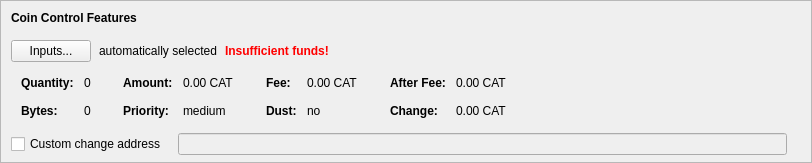
    <widget class="QFrame" name="frameCoinControl">
     <property name="sizePolicy">
      <sizepolicy hsizetype="Expanding" vsizetype="Expanding">
       <horstretch>0</horstretch>
       <verstretch>0</verstretch>
      </sizepolicy>
     </property>
     <property name="maximumSize">
      <size>
       <width>16777215</width>
       <height>16777215</height>
      </size>
     </property>
     <property name="frameShape">
      <enum>QFrame::StyledPanel</enum>
     </property>
     <property name="frameShadow">
      <enum>QFrame::Sunken</enum>
     </property>
     <layout class="QVBoxLayout" name="verticalLayoutCoinControl2">
      <property name="spacing">
       <number>0</number>
      </property>
      <property name="leftMargin">
       <number>0</number>
      </property>
      <property name="topMargin">
       <number>0</number>
      </property>
      <property name="rightMargin">
       <number>0</number>
      </property>
      <property name="bottomMargin">
       <number>6</number>
      </property>
      <item>
       <layout class="QVBoxLayout" name="verticalLayoutCoinControl" stretch="0,0,0,0,1">
        <property name="spacing">
         <number>0</number>
        </property>
        <property name="leftMargin">
         <number>10</number>
        </property>
        <property name="topMargin">
         <number>10</number>
        </property>
        <item>
         <layout class="QHBoxLayout" name="horizontalLayoutCoinControl1">
          <property name="bottomMargin">
           <number>15</number>
          </property>
          <item>
           <widget class="QLabel" name="labelCoinControlFeatures">
            <property name="sizePolicy">
             <sizepolicy hsizetype="Preferred" vsizetype="Maximum">
              <horstretch>0</horstretch>
              <verstretch>0</verstretch>
             </sizepolicy>
            </property>
            <property name="font">
             <font>
              <weight>75</weight>
              <bold>true</bold>
             </font>
            </property>
            <property name="styleSheet">
             <string notr="true">font-weight:bold;</string>
            </property>
            <property name="text">
             <string>Coin Control Features</string>
            </property>
           </widget>
          </item>
         </layout>
        </item>
        <item>
         <layout class="QHBoxLayout" name="horizontalLayoutCoinControl2" stretch="0,0,0,0">
          <property name="spacing">
           <number>8</number>
          </property>
          <property name="bottomMargin">
           <number>10</number>
          </property>
          <item>
           <widget class="QPushButton" name="pushButtonCoinControl">
            <property name="styleSheet">
             <string notr="true"/>
            </property>
            <property name="text">
             <string>Inputs...</string>
            </property>
            <property name="autoDefault">
             <bool>false</bool>
            </property>
           </widget>
          </item>
          <item>
           <widget class="QLabel" name="labelCoinControlAutomaticallySelected">
            <property name="text">
             <string>automatically selected</string>
            </property>
            <property name="margin">
             <number>5</number>
            </property>
           </widget>
          </item>
          <item>
           <widget class="QLabel" name="labelCoinControlInsuffFunds">
            <property name="font">
             <font>
              <weight>75</weight>
              <bold>true</bold>
             </font>
            </property>
            <property name="styleSheet">
             <string notr="true">color:red;font-weight:bold;</string>
            </property>
            <property name="text">
             <string>Insufficient funds!</string>
            </property>
            <property name="margin">
             <number>5</number>
            </property>
           </widget>
          </item>
          <item>
           <spacer name="horizontalSpacerCoinControl">
            <property name="orientation">
             <enum>Qt::Horizontal</enum>
            </property>
            <property name="sizeHint" stdset="0">
             <size>
              <width>40</width>
              <height>1</height>
             </size>
            </property>
           </spacer>
          </item>
         </layout>
        </item>
        <item>
         <widget class="QWidget" name="widgetCoinControl" native="true">
          <property name="sizePolicy">
           <sizepolicy hsizetype="Preferred" vsizetype="Preferred">
            <horstretch>0</horstretch>
            <verstretch>0</verstretch>
           </sizepolicy>
          </property>
          <property name="minimumSize">
           <size>
            <width>0</width>
            <height>0</height>
           </size>
          </property>
          <property name="styleSheet">
           <string notr="true"/>
          </property>
          <layout class="QHBoxLayout" name="horizontalLayoutCoinControl5">
           <property name="leftMargin">
            <number>0</number>
           </property>
           <property name="topMargin">
            <number>0</number>
           </property>
           <property name="rightMargin">
            <number>0</number>
           </property>
           <property name="bottomMargin">
            <number>0</number>
           </property>
           <item>
            <layout class="QHBoxLayout" name="horizontalLayoutCoinControl3" stretch="0,0,0,1">
             <property name="spacing">
              <number>20</number>
             </property>
             <property name="topMargin">
              <number>0</number>
             </property>
             <property name="bottomMargin">
              <number>10</number>
             </property>
             <item>
              <layout class="QFormLayout" name="formLayoutCoinControl1">
               <property name="horizontalSpacing">
                <number>10</number>
               </property>
               <property name="verticalSpacing">
                <number>14</number>
               </property>
               <property name="leftMargin">
                <number>10</number>
               </property>
               <property name="topMargin">
                <number>4</number>
               </property>
               <property name="rightMargin">
                <number>6</number>
               </property>
               <item row="0" column="0">
                <widget class="QLabel" name="labelCoinControlQuantityText">
                 <property name="font">
                  <font>
                   <weight>75</weight>
                   <bold>true</bold>
                  </font>
                 </property>
                 <property name="text">
                  <string>Quantity:</string>
                 </property>
                 <property name="margin">
                  <number>0</number>
                 </property>
                </widget>
               </item>
               <item row="0" column="1">
                <widget class="QLabel" name="labelCoinControlQuantity">
                 <property name="cursor">
                  <cursorShape>IBeamCursor</cursorShape>
                 </property>
                 <property name="contextMenuPolicy">
                  <enum>Qt::ActionsContextMenu</enum>
                 </property>
                 <property name="text">
                  <string notr="true">0</string>
                 </property>
                 <property name="margin">
                  <number>0</number>
                 </property>
                 <property name="textInteractionFlags">
                  <set>Qt::LinksAccessibleByMouse|Qt::TextSelectableByKeyboard|Qt::TextSelectableByMouse</set>
                 </property>
                </widget>
               </item>
               <item row="1" column="0">
                <widget class="QLabel" name="labelCoinControlBytesText">
                 <property name="font">
                  <font>
                   <weight>75</weight>
                   <bold>true</bold>
                  </font>
                 </property>
                 <property name="text">
                  <string>Bytes:</string>
                 </property>
                </widget>
               </item>
               <item row="1" column="1">
                <widget class="QLabel" name="labelCoinControlBytes">
                 <property name="cursor">
                  <cursorShape>IBeamCursor</cursorShape>
                 </property>
                 <property name="contextMenuPolicy">
                  <enum>Qt::ActionsContextMenu</enum>
                 </property>
                 <property name="text">
                  <string notr="true">0</string>
                 </property>
                 <property name="textInteractionFlags">
                  <set>Qt::LinksAccessibleByMouse|Qt::TextSelectableByKeyboard|Qt::TextSelectableByMouse</set>
                 </property>
                </widget>
               </item>
              </layout>
             </item>
             <item>
              <layout class="QFormLayout" name="formLayoutCoinControl2">
               <property name="horizontalSpacing">
                <number>10</number>
               </property>
               <property name="verticalSpacing">
                <number>14</number>
               </property>
               <property name="leftMargin">
                <number>6</number>
               </property>
               <property name="topMargin">
                <number>4</number>
               </property>
               <property name="rightMargin">
                <number>6</number>
               </property>
               <item row="0" column="0">
                <widget class="QLabel" name="labelCoinControlAmountText">
                 <property name="font">
                  <font>
                   <weight>75</weight>
                   <bold>true</bold>
                  </font>
                 </property>
                 <property name="text">
                  <string>Amount:</string>
                 </property>
                 <property name="margin">
                  <number>0</number>
                 </property>
                </widget>
               </item>
               <item row="0" column="1">
                <widget class="QLabel" name="labelCoinControlAmount">
                 <property name="cursor">
                  <cursorShape>IBeamCursor</cursorShape>
                 </property>
                 <property name="contextMenuPolicy">
                  <enum>Qt::ActionsContextMenu</enum>
                 </property>
                 <property name="text">
                  <string notr="true">0.00 CAT</string>
                 </property>
                 <property name="textInteractionFlags">
                  <set>Qt::LinksAccessibleByMouse|Qt::TextSelectableByKeyboard|Qt::TextSelectableByMouse</set>
                 </property>
                </widget>
               </item>
               <item row="1" column="0">
                <widget class="QLabel" name="labelCoinControlPriorityText">
                 <property name="font">
                  <font>
                   <weight>75</weight>
                   <bold>true</bold>
                  </font>
                 </property>
                 <property name="text">
                  <string>Priority:</string>
                 </property>
                </widget>
               </item>
               <item row="1" column="1">
                <widget class="QLabel" name="labelCoinControlPriority">
                 <property name="cursor">
                  <cursorShape>IBeamCursor</cursorShape>
                 </property>
                 <property name="contextMenuPolicy">
                  <enum>Qt::ActionsContextMenu</enum>
                 </property>
                 <property name="text">
                  <string notr="true">medium</string>
                 </property>
                 <property name="textInteractionFlags">
                  <set>Qt::LinksAccessibleByMouse|Qt::TextSelectableByKeyboard|Qt::TextSelectableByMouse</set>
                 </property>
                </widget>
               </item>
              </layout>
             </item>
             <item>
              <layout class="QFormLayout" name="formLayoutCoinControl3">
               <property name="horizontalSpacing">
                <number>10</number>
               </property>
               <property name="verticalSpacing">
                <number>14</number>
               </property>
               <property name="leftMargin">
                <number>6</number>
               </property>
               <property name="topMargin">
                <number>4</number>
               </property>
               <property name="rightMargin">
                <number>6</number>
               </property>
               <item row="0" column="0">
                <widget class="QLabel" name="labelCoinControlFeeText">
                 <property name="font">
                  <font>
                   <weight>75</weight>
                   <bold>true</bold>
                  </font>
                 </property>
                 <property name="text">
                  <string>Fee:</string>
                 </property>
                 <property name="margin">
                  <number>0</number>
                 </property>
                </widget>
               </item>
               <item row="0" column="1">
                <widget class="QLabel" name="labelCoinControlFee">
                 <property name="cursor">
                  <cursorShape>IBeamCursor</cursorShape>
                 </property>
                 <property name="contextMenuPolicy">
                  <enum>Qt::ActionsContextMenu</enum>
                 </property>
                 <property name="text">
                  <string notr="true">0.00 CAT</string>
                 </property>
                 <property name="textInteractionFlags">
                  <set>Qt::LinksAccessibleByMouse|Qt::TextSelectableByKeyboard|Qt::TextSelectableByMouse</set>
                 </property>
                </widget>
               </item>
               <item row="1" column="0">
                <widget class="QLabel" name="labelCoinControlLowOutputText">
                 <property name="font">
                  <font>
                   <weight>75</weight>
                   <bold>true</bold>
                  </font>
                 </property>
                 <property name="text">
                  <string>Dust:</string>
                 </property>
                </widget>
               </item>
               <item row="1" column="1">
                <widget class="QLabel" name="labelCoinControlLowOutput">
                 <property name="cursor">
                  <cursorShape>IBeamCursor</cursorShape>
                 </property>
                 <property name="contextMenuPolicy">
                  <enum>Qt::ActionsContextMenu</enum>
                 </property>
                 <property name="text">
                  <string notr="true">no</string>
                 </property>
                 <property name="textInteractionFlags">
                  <set>Qt::LinksAccessibleByMouse|Qt::TextSelectableByKeyboard|Qt::TextSelectableByMouse</set>
                 </property>
                </widget>
               </item>
              </layout>
             </item>
             <item>
              <layout class="QFormLayout" name="formLayoutCoinControl4">
               <property name="horizontalSpacing">
                <number>10</number>
               </property>
               <property name="verticalSpacing">
                <number>14</number>
               </property>
               <property name="leftMargin">
                <number>6</number>
               </property>
               <property name="topMargin">
                <number>4</number>
               </property>
               <property name="rightMargin">
                <number>6</number>
               </property>
               <item row="0" column="0">
                <widget class="QLabel" name="labelCoinControlAfterFeeText">
                 <property name="font">
                  <font>
                   <weight>75</weight>
                   <bold>true</bold>
                  </font>
                 </property>
                 <property name="text">
                  <string>After Fee:</string>
                 </property>
                 <property name="margin">
                  <number>0</number>
                 </property>
                </widget>
               </item>
               <item row="0" column="1">
                <widget class="QLabel" name="labelCoinControlAfterFee">
                 <property name="cursor">
                  <cursorShape>IBeamCursor</cursorShape>
                 </property>
                 <property name="contextMenuPolicy">
                  <enum>Qt::ActionsContextMenu</enum>
                 </property>
                 <property name="text">
                  <string notr="true">0.00 CAT</string>
                 </property>
                 <property name="textInteractionFlags">
                  <set>Qt::LinksAccessibleByMouse|Qt::TextSelectableByKeyboard|Qt::TextSelectableByMouse</set>
                 </property>
                </widget>
               </item>
               <item row="1" column="0">
                <widget class="QLabel" name="labelCoinControlChangeText">
                 <property name="font">
                  <font>
                   <weight>75</weight>
                   <bold>true</bold>
                  </font>
                 </property>
                 <property name="text">
                  <string>Change:</string>
                 </property>
                </widget>
               </item>
               <item row="1" column="1">
                <widget class="QLabel" name="labelCoinControlChange">
                 <property name="cursor">
                  <cursorShape>IBeamCursor</cursorShape>
                 </property>
                 <property name="contextMenuPolicy">
                  <enum>Qt::ActionsContextMenu</enum>
                 </property>
                 <property name="text">
                  <string notr="true">0.00 CAT</string>
                 </property>
                 <property name="textInteractionFlags">
                  <set>Qt::LinksAccessibleByMouse|Qt::TextSelectableByKeyboard|Qt::TextSelectableByMouse</set>
                 </property>
                </widget>
               </item>
              </layout>
             </item>
            </layout>
           </item>
          </layout>
         </widget>
        </item>
        <item>
         <layout class="QHBoxLayout" name="horizontalLayoutCoinControl4" stretch="0,0,0">
          <property name="spacing">
           <number>12</number>
          </property>
          <property name="sizeConstraint">
           <enum>QLayout::SetDefaultConstraint</enum>
          </property>
          <property name="topMargin">
           <number>5</number>
          </property>
          <property name="rightMargin">
           <number>5</number>
          </property>
          <item>
           <widget class="QCheckBox" name="checkBoxCoinControlChange">
            <property name="toolTip">
             <string>If this is activated, but the change address is empty or invalid, change will be sent to a newly generated address.</string>
            </property>
            <property name="text">
             <string>Custom change address</string>
            </property>
           </widget>
          </item>
          <item>
           <widget class="QValidatedLineEdit" name="lineEditCoinControlChange">
            <property name="enabled">
             <bool>false</bool>
            </property>
            <property name="sizePolicy">
             <sizepolicy hsizetype="Expanding" vsizetype="Fixed">
              <horstretch>0</horstretch>
              <verstretch>0</verstretch>
             </sizepolicy>
            </property>
           </widget>
          </item>
          <item>
           <widget class="QLabel" name="labelCoinControlChangeLabel">
            <property name="sizePolicy">
             <sizepolicy hsizetype="Preferred" vsizetype="Expanding">
              <horstretch>0</horstretch>
              <verstretch>0</verstretch>
             </sizepolicy>
            </property>
            <property name="minimumSize">
             <size>
              <width>0</width>
              <height>0</height>
             </size>
            </property>
            <property name="text">
             <string/>
            </property>
            <property name="margin">
             <number>3</number>
            </property>
           </widget>
          </item>
         </layout>
        </item>
        <item>
         <spacer name="verticalSpacerCoinControl">
          <property name="orientation">
           <enum>Qt::Vertical</enum>
          </property>
          <property name="sizeHint" stdset="0">
           <size>
            <width>800</width>
            <height>1</height>
           </size>
          </property>
         </spacer>
        </item>
       </layout>
      </item>
     </layout>
    </widget>
